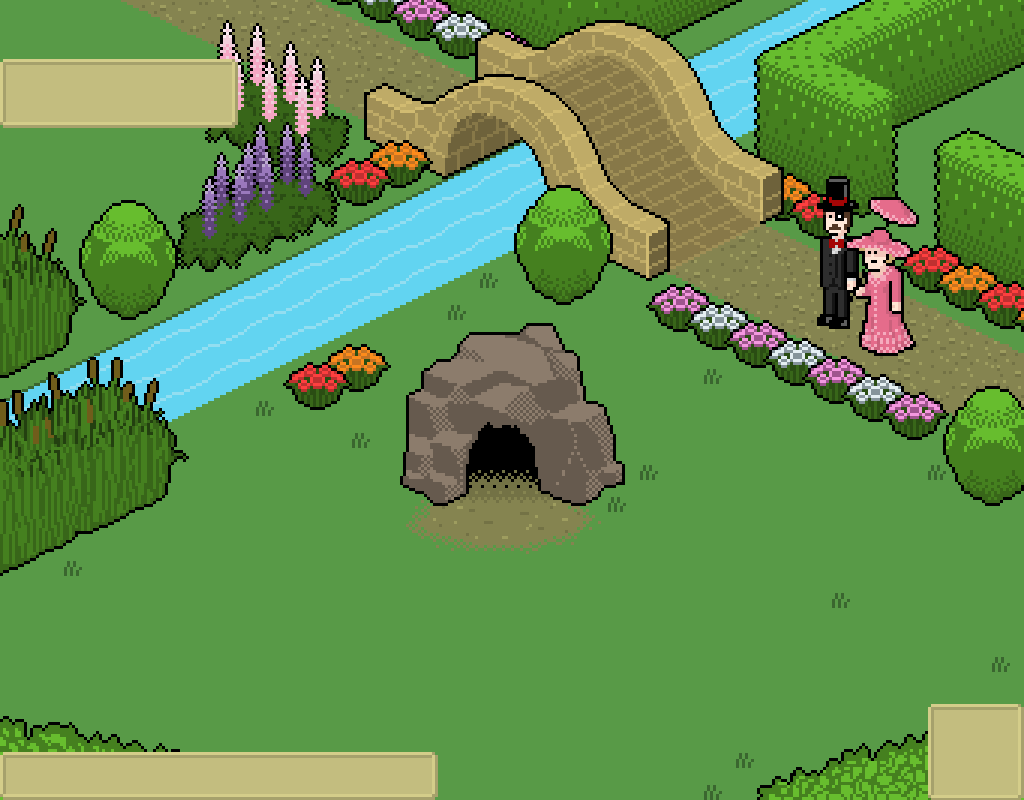

This game map was drawn from its Tiled (.tmx) file and the tilesets committed beside it. A one-line description and the trimmed map source follow:
An orthogonal 32x25 tile map with 32x32 px tiles, 5 tile layers (bg, medground, midgroud, FG, ...), 10 tilesets and 21 objects (3x ButterflyEntity, Entety, mainPlayer, InvItemEnt).

<map version="1.0" orientation="orthogonal" renderorder="right-down" width="32" height="25" tilewidth="32" tileheight="32" backgroundcolor="#589a47" nextobjectid="97">
 <tileset firstgid="1" name="grass" tilewidth="18" tileheight="15" tilecount="3">
  <image source="../img/sprite/grass.png" width="54" height="15" />
  <tile id="0">
   <animation>
    <frame tileid="0" duration="200" />
    <frame tileid="1" duration="200" />
    <frame tileid="2" duration="200" />
   </animation>
  </tile>
  <tile id="2">
   <animation>
    <frame tileid="0" duration="200" />
    <frame tileid="1" duration="200" />
    <frame tileid="2" duration="200" />
   </animation>
  </tile>
 </tileset>
 <tileset firstgid="4" name="schilfANIM" tilewidth="189" tileheight="222" tilecount="2">
  <image source="../img/sprite/schilfANIM.png" width="378" height="222" />
  <tile id="0">
   <animation>
    <frame tileid="0" duration="500" />
    <frame tileid="1" duration="500" />
   </animation>
  </tile>
 </tileset>
 <tileset firstgid="6" name="schilfSmallANIM" tilewidth="90" tileheight="183" tilecount="2">
  <image source="../img/sprite/schilfSmallANIM.png" width="180" height="183" />
  <tile id="1">
   <animation>
    <frame tileid="0" duration="500" />
    <frame tileid="1" duration="500" />
   </animation>
  </tile>
 </tileset>
 <tileset firstgid="8" name="treeStuff" tilewidth="1024" tileheight="85" tilecount="1">
  <image source="../img/sprite/treeStuff.png" width="1024" height="85" />
 </tileset>
 <tileset firstgid="9" name="AREAFINAL" tilewidth="32" tileheight="32" tilecount="800">
  <image source="../img/map/AREAFINAL.png" width="1024" height="800" />
 </tileset>
 <tileset firstgid="809" name="txtbgBig" tilewidth="238" tileheight="69" tilecount="1">
  <image source="../img/gui/txtbgBig.png" width="238" height="69" />
 </tileset>
 <tileset firstgid="810" name="ente" tilewidth="90" tileheight="48" tilecount="2">
  <image source="../img/sprite/ente.png" width="180" height="48" />
  <tile id="1">
   <animation>
    <frame tileid="0" duration="400" />
    <frame tileid="1" duration="400" />
   </animation>
  </tile>
 </tileset>
 <tileset firstgid="812" name="txtbgbroad" tilewidth="438" tileheight="48" tilecount="1">
  <image source="../img/gui/txtbgbroad.png" width="438" height="48" />
 </tileset>
 <tileset firstgid="813" name="inv" tilewidth="96" tileheight="96" tilecount="1">
  <image source="../img/gui/inv.png" width="96" height="96" />
 </tileset>
 <tileset firstgid="814" name="invcapt" tilewidth="96" tileheight="49" tilecount="1">
  <image source="../img/gui/invcapt.png" width="96" height="49" />
 </tileset>
 <layer name="bg" width="32" height="25">
  <data>[800 cells, 800 non-empty, 800 distinct tile ids]</data>
 </layer>
 <layer name="medground" width="32" height="25">
  <data>[800 cells, 0 non-empty, 0 distinct tile ids]</data>
 </layer>
 <layer name="midgroud" width="32" height="25">
  <data>[800 cells, 19 non-empty, 4 distinct tile ids]</data>
 </layer>
 <objectgroup name="spectatorEntities">
  <object id="84" name="Entety" x="207" y="340" width="59" height="13" />
 </objectgroup>
 <objectgroup name="player">
  <object id="1" name="mainPlayer" x="474" y="507" width="51" height="117">
   <properties>
    <property name="framewidth" value="60" />
    <property name="image" value="hermitADD" />
   </properties>
  </object>
  <object id="64" name="ButterflyEntity" x="268" y="165" width="30" height="36">
   <properties>
    <property name="framewidth" value="30" />
    <property name="image" value="butterflyRedAnim" />
   </properties>
  </object>
  <object id="65" name="ButterflyEntity" x="987" y="249" width="30" height="36">
   <properties>
    <property name="framewidth" value="30" />
    <property name="image" value="butterflyAnim" />
   </properties>
  </object>
 </objectgroup>
 <objectgroup name="butterflies">
  <object id="62" name="ButterflyEntity" x="300" y="337" width="30" height="36">
   <properties>
    <property name="framewidth" value="30" />
    <property name="image" value="butterflyAnim" />
   </properties>
  </object>
 </objectgroup>
 <objectgroup name="collision">
  <object id="25" x="978" y="382" width="43" height="379" />
  <object id="26" x="0" y="762" width="1022" height="39" />
  <object id="29" x="0" y="419" width="35" height="340" />
  <object id="45" x="36" y="401">
   <polygon points="0,0 3,-77 303,-231 284,-137" />
  </object>
  <object id="48" x="440" y="232">
   <polygon points="0,0 147,1 177,104 -35,107" />
  </object>
  <object id="49" x="409" y="322">
   <polygon points="0,0 -110,-1 -126,-41 41,-122" />
  </object>
  <object id="50" x="483" y="345">
   <polygon points="0,0 -17,62 -44,75 -76,50 -72,-3" />
  </object>
  <object id="51" x="619" y="336">
   <polygon points="0,0 13,65 -37,83 -77,68 -92,0" />
  </object>
  <object id="54" x="612" y="210">
   <polygon points="0,0 2,-35 85,-221 411,11 332,144" />
  </object>
  <object id="55" x="677" y="237">
   <polygon points="0,0 -86,21 -117,-65" />
  </object>
  <object id="59" x="538" y="405">
   <polygon points="3,-1 -70,0 -54,-51 -11,-50" />
  </object>
  <object id="60" x="976" y="420">
   <polygon points="0,0 -31,-9 -34,-59 4,-122" />
  </object>
  <object id="31" x="35" y="303">
   <polygon points="0,0 -2,-183 287,-293 419,-208 412,-196 10,4" />
  </object>
  <object id="66" x="36" y="475">
   <polygon points="0,0 0,-75 144,-142 132,-43" />
  </object>
 </objectgroup>
 <objectgroup name="ButterflyEntity">
  <object id="93" x="991" y="735" />
 </objectgroup>
 <layer name="FG" width="32" height="25">
  <data>[800 cells, 1 non-empty, 1 distinct tile ids]</data>
 </layer>
 <layer name="hudFG" width="32" height="25">
  <data>[800 cells, 2 non-empty, 2 distinct tile ids]</data>
 </layer>
 <objectgroup name="antientenebene">
  <object id="95" name="InvItemEnt" x="929" y="707" width="96" height="96">
   <properties>
    <property name="image" value="scissors" />
   </properties>
  </object>
 </objectgroup>
</map>
